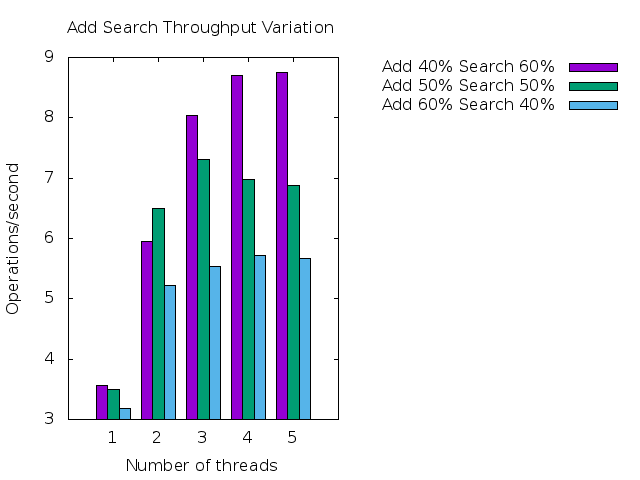

Here is the gnuplot script that generated this plot:
set datafile commentschars '#'
set title 'Add Search Throughput Variation'
set style data histogram
set style histogram cluster gap 1
set style fill solid border -1
set offsets graph 0, 0, 0.05, 0.05
set key autotitle columnhead
set key outside
set xlabel 'Number of threads'
set ylabel 'Operations/second'
set term png
set output '/output/add_search.png'
plot for [DS=2:4:1] '/output/add_search.dat' using DS:xticlabels(1)